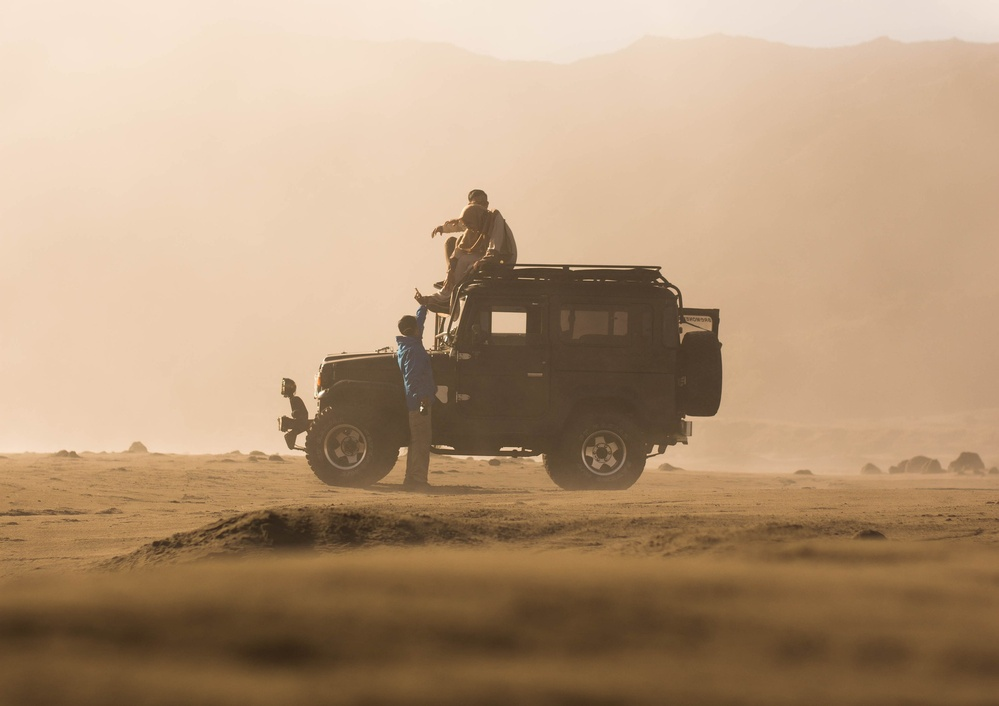
#> input picture ch07/desert.jpg, 999 x 706 px, shrunk from 1920 x 1357 before the run
$ python ex05_image.py
#> lines starting #> are read from the running program, lines starting #| are printed output that depends on the picture
"""
CNN(Convolutional Neural Network, 합성곱 신경망)
원래 convolution 연산은 영상/음성 처리(image/audio processing)에서 신호를 변환하기 위한 연산
"""
import numpy as np
from PIL import Image
import matplotlib.pyplot as plt
from scipy.signal import convolve, correlate

# jpg 파일 오픈
img = Image.open('desert.jpg')
#> img is the input picture: PIL image 999x706 RGB; mean R, G, B 180.6, 151.7, 122.1
img_pixel = np.array(img)
print(img_pixel.shape)
#| (706, 999, 3)
# 머신 러닝 라이브러리에 따라서 color 표기의 위치가 달라진다.


# plt.imshow(img_pixel)  # pixel 변환된 ndarray를 전달
# plt.show()
# 이미지의 RED 값 정보
img_red = img_pixel[:, :, 0]
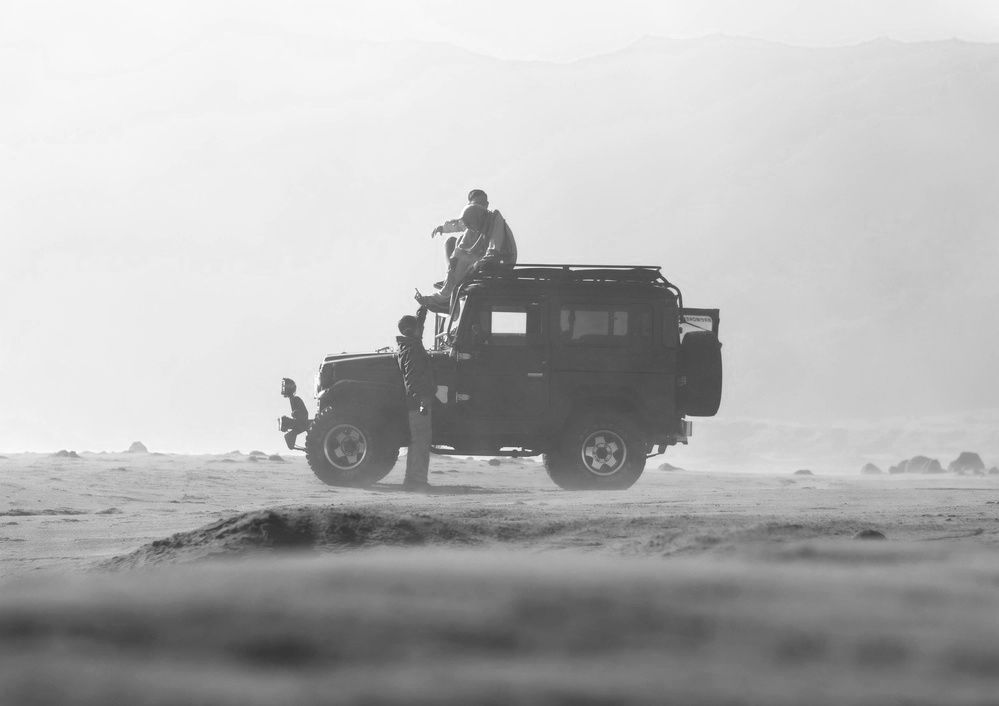
#> img_red: shape (706, 999); min 47, max 255, mean 180.6
print(img_red)
#> (printed output is left out)
# (3, 3, 3) 필터
filter = np.zeros((3, 3, 3))
print(filter)
filter[1, 1, 0] = 2.0
print(filter)
transformed = convolve(img_pixel, filter, mode='same')
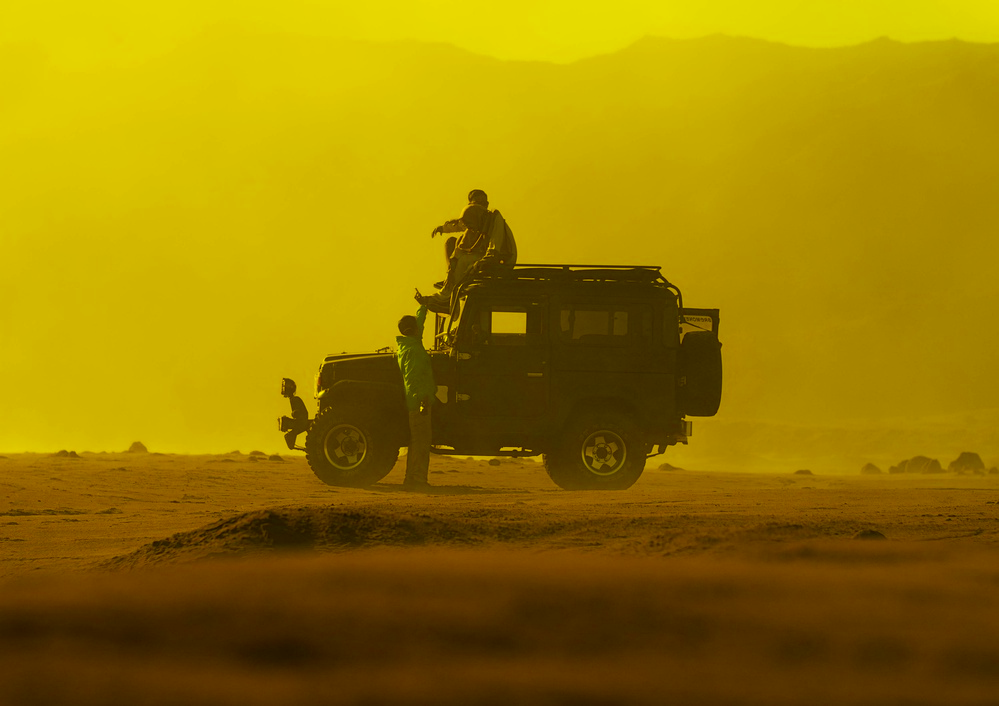
#> transformed: shape (706, 999, 3) float64; mean R, G, B 303.5, 244.2, 0; drawn with min black and max white
plt.imshow((transformed * 255).astype(np.uint8))
plt.show()
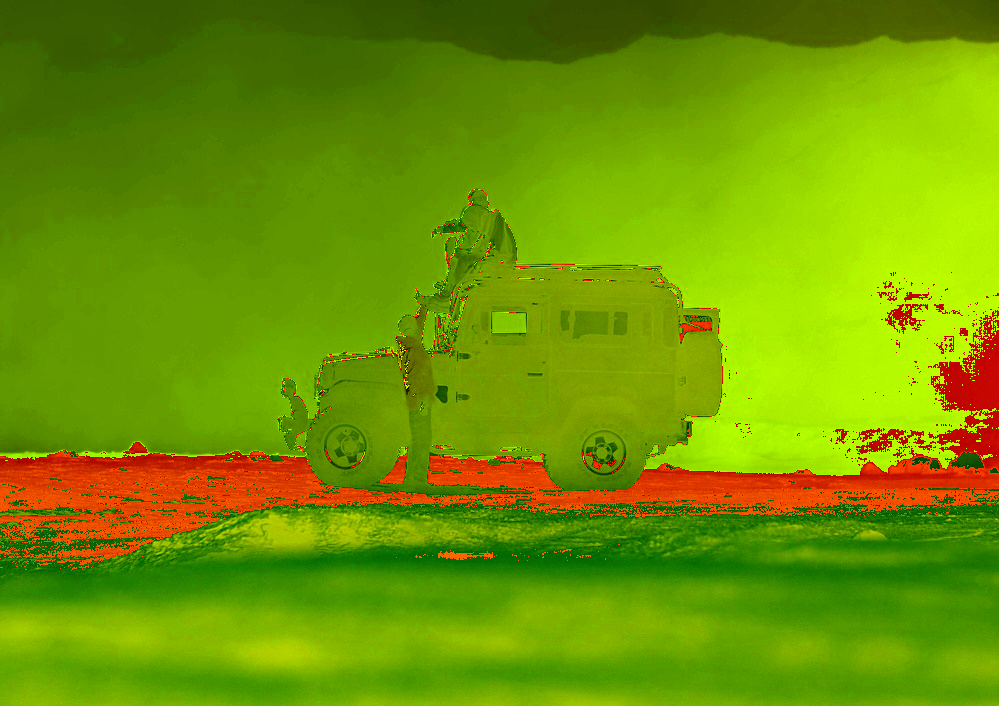
#> shown: shape (706, 999, 3); mean R, G, B 110.8, 150.7, 0
